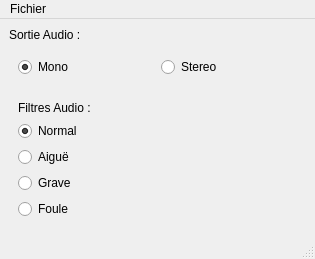
<?xml version="1.0" encoding="UTF-8"?>
<ui version="4.0">
 <class>MainWindow</class>
 <widget class="QMainWindow" name="MainWindow">
  <property name="geometry">
   <rect>
    <x>0</x>
    <y>0</y>
    <width>315</width>
    <height>240</height>
   </rect>
  </property>
  <property name="windowTitle">
   <string>MainWindow</string>
  </property>
  <widget class="QWidget" name="centralwidget">
   <layout class="QVBoxLayout" name="verticalLayout">
    <item>
     <widget class="QLabel" name="label">
      <property name="text">
       <string>Sortie Audio :</string>
      </property>
     </widget>
    </item>
    <item>
     <widget class="QWidget" name="horizontalWidget" native="true">
      <layout class="QHBoxLayout" name="horizontalLayout_2">
       <item>
        <widget class="QRadioButton" name="RadioMono">
         <property name="text">
          <string>Mono</string>
         </property>
         <property name="checked">
          <bool>true</bool>
         </property>
        </widget>
       </item>
       <item>
        <widget class="QRadioButton" name="RadioStereo">
         <property name="text">
          <string>Stereo</string>
         </property>
        </widget>
       </item>
      </layout>
     </widget>
    </item>
    <item>
     <widget class="QWidget" name="verticalWidget" native="true">
      <layout class="QVBoxLayout" name="verticalLayout_5">
       <item>
        <widget class="QLabel" name="label_2">
         <property name="text">
          <string>Filtres Audio :</string>
         </property>
        </widget>
       </item>
       <item>
        <widget class="QRadioButton" name="RadioNormal">
         <property name="text">
          <string>Normal</string>
         </property>
         <property name="checked">
          <bool>true</bool>
         </property>
        </widget>
       </item>
       <item>
        <widget class="QRadioButton" name="RadioAigue">
         <property name="text">
          <string>Aiguë</string>
         </property>
        </widget>
       </item>
       <item>
        <widget class="QRadioButton" name="RadioGrave">
         <property name="text">
          <string>Grave</string>
         </property>
        </widget>
       </item>
       <item>
        <widget class="QRadioButton" name="RadioFoule">
         <property name="text">
          <string>Foule</string>
         </property>
        </widget>
       </item>
      </layout>
     </widget>
    </item>
   </layout>
  </widget>
  <widget class="QMenuBar" name="menubar">
   <property name="geometry">
    <rect>
     <x>0</x>
     <y>0</y>
     <width>315</width>
     <height>21</height>
    </rect>
   </property>
   <widget class="QMenu" name="menuFichier">
    <property name="title">
     <string>Fichier</string>
    </property>
    <addaction name="actionQuitter"/>
   </widget>
   <addaction name="menuFichier"/>
  </widget>
  <widget class="QStatusBar" name="statusbar"/>
  <action name="actionQuitter">
   <property name="text">
    <string>Quitter</string>
   </property>
   <property name="shortcut">
    <string>Ctrl+F4</string>
   </property>
  </action>
  <action name="actionMono">
   <property name="text">
    <string>Mono</string>
   </property>
  </action>
  <action name="actionStereo">
   <property name="text">
    <string>Stereo</string>
   </property>
  </action>
 </widget>
 <resources/>
 <connections/>
</ui>
